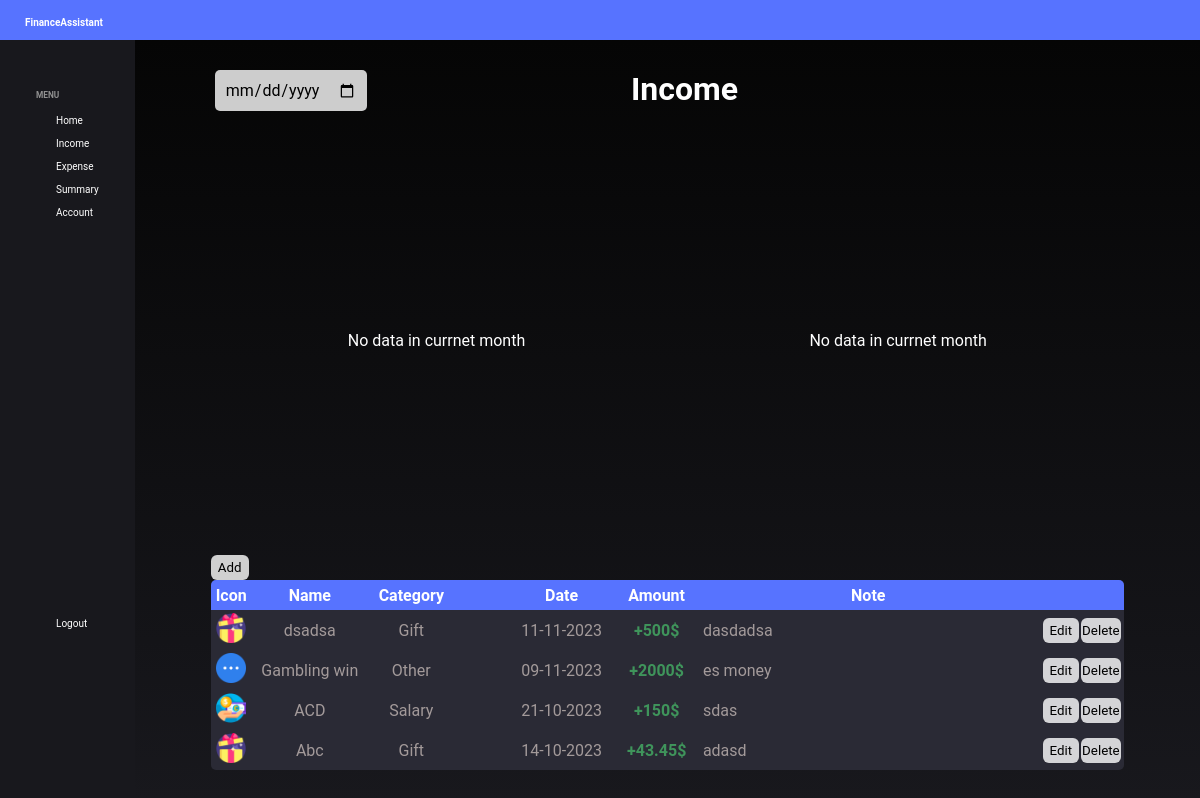
/income (signed in), run on an earlier commit of the app's database.
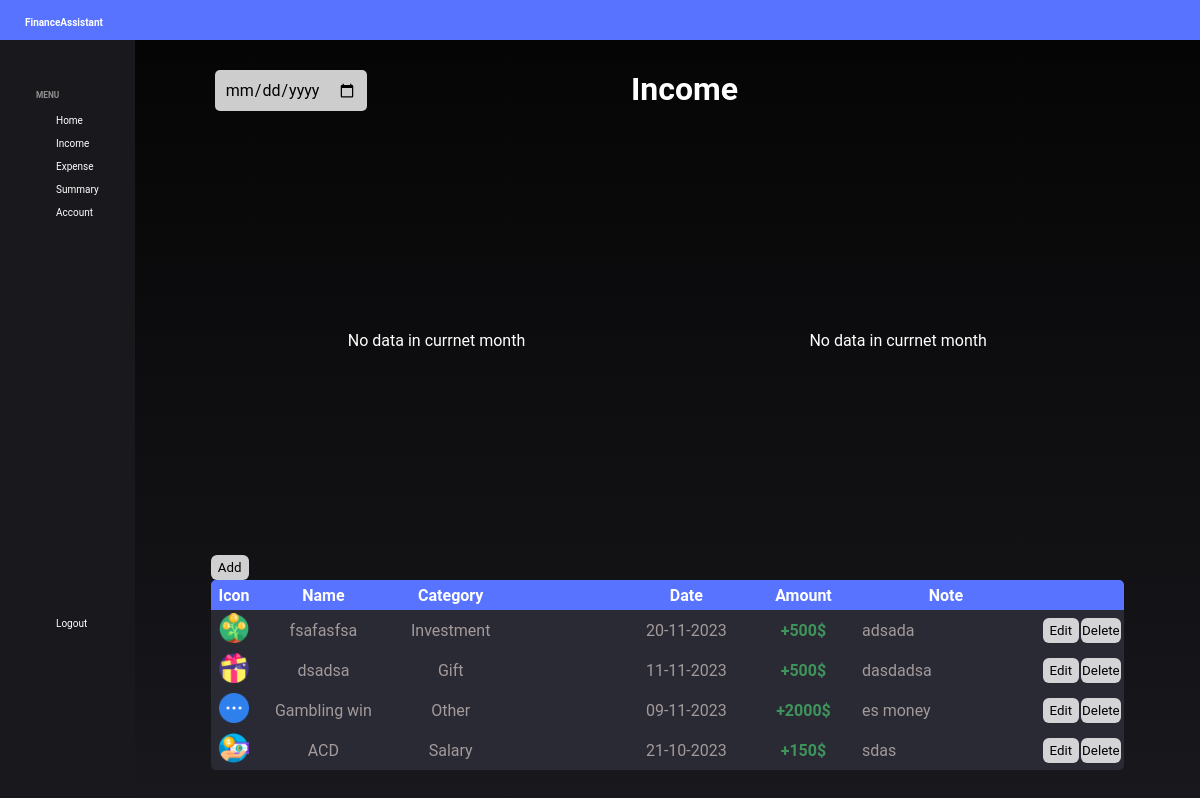
And on a later commit of the database.
### app/models.py (models this page shows)
class Income(db.Model):
    __tablename__ = 'incomes'
    id = db.Column(db.Integer, primary_key=True)
    user_id = db.Column(db.Integer, db.ForeignKey('users.id'))
    category_id = db.Column(db.Integer, db.ForeignKey('income_categories.id'))
    name = db.Column(db.String(25),unique=True, nullable=False)
    date = db.Column(db.Date, nullable=False, default=datetime.utcnow)
    amount = db.Column(db.Float, nullable=False)
    note = db.Column(db.String(40), nullable=False, default='')

class IncomeCategory(db.Model):
    __tablename__ = 'income_categories'
    id = db.Column(db.Integer, primary_key=True)
    name = db.Column(db.String(20), unique=True, nullable=False)
    icon = db.Column(db.String(20), nullable=False, default='default.jpg')
    incomes = db.relationship('Income', backref='category')

### app/routes.py (the view, shortened to what this page needs)
@app.route("/income", methods=['GET', 'POST'])
@login_required
def income():
    incomes = Income.query.filter_by(user=current_user).all()
    incomes.sort(key=lambda x: x.date, reverse=True)
    income_all = []
    for income in incomes:
        income_all.append(income)
    income_all.sort(key=lambda x: x.date, reverse=False)
    form = DatePickerForm()
    month_year = date.today().strftime('%m.%Y')
    if form.validate_on_submit():
        selected_date = form.date.data
        month_year = selected_date.strftime('%m.%Y')
        incomes = Income.query.filter_by(user=current_user, date = selected_date).all()
    plot2_list = []
    for income in income_all:
        if income.date.strftime("%m.%Y") == month_year:
            plot2_list.append(income)
    plot2_data=[]
    variable_salary = 0
    variable_bonus = 0
    variable_gift = 0
    variable_rent = 0
    variable_scholarship = 0
    variable_investment = 0
    variable_other = 0
    lables_pie = ['Salary','Bonus','Gift','Rent','Scholarship','Investment','Other']
    values_pie =[variable_salary,variable_bonus,variable_gift,variable_rent,variable_scholarship,variable_investment,variable_other]
    new_data = []
    lables_bar = list(set([row[0] for row in plot2_data]))
    dates_datetime = [datetime.strptime(data, "%Y-%m-%d") for data in lables_bar]
    sorted_dates = sorted(dates_datetime)
    sorted_lables = [data.strftime("%Y-%m-%d") for data in sorted_dates]
    values_bar = [row[1] for row in new_data]
    return render_template('income.html', incomes=incomes, sorted_lables=sorted_lables,values_bar=values_bar,lables_pie=lables_pie,values_pie=values_pie,form=form)

### app/forms.py
class DatePickerForm(FlaskForm):
    date = DateField('Date',id='date-picker')

### app/models.py (called while the page is built)
@login_manager.user_loader
def load_user(user_id):
    return User.query.get(int(user_id))

### app/routes.py (called while the page is built)
@app.context_processor
def utility_processor():
    def is_expense(transaction):
        return isinstance(transaction, Expense)
    def is_income(transaction):
        return isinstance(transaction, Income)
    return dict(is_expense=is_expense, is_income=is_income)

### app/templates/income.html (shortened to what the changed rows need)
{% extends "base.html" %}
{% block content %}
<div class="right-section-container">
    <div class="top-container">
        <div>
            <h1 id="route-title">Income</h1>
        </div>
    </div>
    <div class="table-container">
        <table class="ie-table">
            <tr>
                <th style="width: 60px;">Icon</th>
                <th style="width: 170px;">Name</th>
                <th style="width: 170px;">Category</th>
                <th style="width: 250px;"></th>
                <th style="width: 170px;">Date</th>
                <th style="width: 170px;">Amount</th>
                <th style="width: 300px;">Note</th>
                <th style="width: 100px;"></th>
            </tr>
            {% if not incomes %}
                <tr>
                    <td colspan="9" style="text-align: center;">No income on chosen day</td>
                </tr>
            {% else %}
                {% for income in incomes %}
                <tr>
                    <td style="width: 60px;"><img src="{{ url_for('static', filename='inc_icons/' + income.category.name.lower() +'.png') }}" width="30" height="30"></td>
                    <td style="width: 170px;">{{ income.name }}</td>
                    <td style="width: 170px;">{{ income.category.name }}</td>
                    <td style="width: 250px;"></td>
                    <td style="width: 170px;">{{ income.date.strftime('%d-%m-%Y') }}</td>
                    <td style="width: 170px;color: rgb(63, 148, 91); font-weight: bold;">+{% if income.amount == income.amount|float|int %}{{ income.amount|int }}{% else %}{{ income.amount }}{% endif %}$</td>
                    <td style="width: 300px;text-align: left;">{{ income.note }}</td>
                    <td style="width: 100px;">
                        <div class="button-container" style="justify-content: right;">
                            <a href="{{ url_for('update_income', income_id=income.id) }}">
                                <button type="button" class="inc-btn" style="width: 36px;height: 25px;">Edit</button>
                            </a>
                            <form action="{{ url_for('delete_income', income_id=income.id) }}" method="POST">
                                <input type="submit" class="inc-btn" style="width: 40px;height: 25px;" value="Delete">
                            </form>
                        </div>
                    </td>
                </tr>
                {% endfor %}
            {% endif %}
        </table>
    </div>
</div>
{% endblock content %}

What changed in the data, as far as the page shows it:
no longer on this page (row unchanged): Income: name "Abc", category.name "Gift", date "14-10-2023", amount "43.45", note "adasd"
added Income: shows a picture, name "fsafasfsa", category.name "Investment", date "20-11-2023", amount "500", note "adsada"
